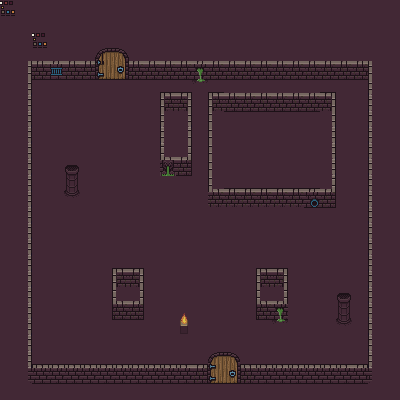

The image is a tile-based game level rendered from a .tmx file. Its description and complete source (layers, tilesets, objects, tile grids) follow:
An orthogonal 25x25 tile map with 16x16 px tiles, 3 tile layers (Floor, Walls, Above), 2 tilesets.

<map version="1.4" tiledversion="1.4.2" orientation="orthogonal" renderorder="right-down" width="25" height="25" tilewidth="16" tileheight="16" infinite="0" nextlayerid="6" nextobjectid="1">
 <editorsettings>
  <export target="map2.json" format="json" />
 </editorsettings>
 <tileset firstgid="1" name="16x16_tileset" tilewidth="16" tileheight="16" tilecount="256" columns="16">
  <image source="../spritesheets/16x16_tileset.png" width="256" height="256" />
 </tileset>
 <tileset firstgid="257" name="16x16_walls" tilewidth="16" tileheight="16" tilecount="256" columns="16">
  <image source="../spritesheets/16x16_walls.png" width="256" height="256" />
 </tileset>
 <layer id="1" name="Floor" width="25" height="25">
  <data encoding="csv">
371,371,371,371,371,371,371,371,371,371,371,371,371,371,371,371,371,371,371,371,371,371,371,371,371,
371,371,371,371,371,371,371,371,371,371,371,371,371,371,371,371,371,371,371,371,371,371,371,371,371,
371,371,371,371,371,371,371,371,371,371,371,371,371,371,371,371,371,371,371,371,371,371,371,371,371,
371,371,371,371,371,371,371,371,371,371,371,371,371,371,371,371,371,371,371,371,371,371,371,371,371,
371,371,371,8,8,371,371,371,371,371,371,371,371,371,371,371,371,371,371,371,371,371,371,371,371,
371,371,371,371,371,371,371,371,371,371,371,371,36,371,371,371,371,371,371,371,371,371,371,371,371,
371,371,371,371,371,371,371,371,371,371,371,371,371,371,371,371,371,371,371,371,371,371,371,371,371,
371,371,371,371,371,371,371,371,371,371,371,371,371,371,371,371,371,371,371,371,371,371,371,371,371,
371,371,371,371,371,371,371,371,371,371,371,371,371,371,371,371,371,371,371,371,371,371,371,371,371,
371,371,371,371,371,371,371,371,371,371,371,371,371,371,371,371,371,371,371,371,371,371,371,371,371,
371,371,371,371,371,371,371,371,371,371,371,371,371,371,371,371,371,371,371,371,371,371,371,371,371,
371,371,371,371,371,371,371,371,371,371,371,371,371,371,371,371,371,371,371,371,371,371,371,371,371,
371,371,371,371,371,371,371,371,371,371,371,371,371,371,371,371,371,371,371,371,371,371,371,371,371,
371,371,371,371,371,371,371,371,371,371,371,371,371,371,371,371,371,371,371,371,371,371,371,371,371,
371,371,371,371,371,371,371,371,371,371,371,371,371,371,371,371,371,371,371,371,371,371,371,371,371,
371,371,371,371,371,371,371,371,371,371,371,371,371,371,371,371,371,371,371,371,371,371,371,371,371,
371,371,371,371,371,371,371,371,371,371,371,371,371,371,371,371,371,371,371,371,371,371,371,371,371,
371,371,371,371,371,371,371,371,371,371,371,371,371,371,371,371,371,371,371,371,371,371,371,371,371,
371,371,371,371,371,371,371,371,371,371,371,371,371,371,371,371,371,371,371,371,371,371,371,371,371,
371,371,371,371,371,371,371,371,371,371,371,371,371,371,371,371,371,371,371,371,371,371,371,371,371,
371,371,371,371,371,371,371,371,371,371,371,371,371,371,371,371,371,36,371,371,371,371,371,371,371,
371,371,371,371,371,371,371,371,371,371,371,371,371,371,371,371,371,371,371,371,371,371,371,371,371,
371,371,371,371,371,371,371,371,371,371,371,371,371,371,371,371,371,371,371,371,371,371,371,371,371,
371,371,371,371,371,371,371,371,371,371,371,371,371,371,371,371,371,371,371,371,371,371,371,371,371,
371,371,371,371,371,371,371,371,371,371,371,371,371,371,371,371,371,371,371,371,371,371,371,371,371
</data>
 </layer>
 <layer id="4" name="Walls" width="25" height="25">
  <data encoding="csv">
0,0,0,0,0,0,0,0,0,0,0,0,0,0,0,0,0,0,0,0,0,0,0,0,0,
0,0,0,0,0,0,0,0,0,0,0,0,0,0,0,0,0,0,0,0,0,0,0,0,0,
0,0,0,0,0,0,0,0,0,0,0,0,0,0,0,0,0,0,0,0,0,0,0,0,0,
0,257,258,258,258,279,280,281,282,258,258,258,258,258,258,258,258,258,258,258,258,258,258,259,0,
0,273,274,8,274,295,296,297,298,274,274,274,20,274,274,274,274,274,274,274,274,274,274,275,0,
0,289,0,0,0,0,0,0,0,0,0,0,0,0,0,0,0,0,0,0,0,0,0,291,0,
0,289,0,0,0,0,0,0,0,0,276,277,0,276,274,274,274,274,274,274,277,0,0,291,0,
0,289,0,0,0,0,0,0,0,0,291,289,0,275,0,0,0,0,0,0,289,0,0,291,0,
0,289,0,0,0,0,0,0,0,0,291,273,0,275,0,0,0,0,0,0,289,0,0,291,0,
0,289,0,0,0,0,0,0,0,0,292,293,0,275,0,0,0,0,0,0,289,0,0,291,0,
0,289,0,0,190,0,0,0,0,0,66,309,0,275,0,0,0,0,0,0,289,0,0,291,0,
0,289,0,0,206,0,0,0,0,0,0,0,0,292,290,290,290,290,290,290,293,0,0,291,0,
0,289,0,0,222,0,0,0,0,0,0,0,0,306,306,306,306,306,306,4,309,0,0,291,0,
0,289,0,0,0,0,0,0,0,0,0,0,0,0,0,0,0,0,0,0,0,0,0,291,0,
0,289,0,0,0,0,0,0,0,0,0,0,0,0,0,0,0,0,0,0,0,0,0,291,0,
0,289,0,0,0,0,0,0,0,0,0,0,0,0,0,0,0,0,0,0,0,0,0,291,0,
0,289,0,0,0,0,0,0,0,0,0,0,0,0,0,0,0,0,0,0,0,0,0,291,0,
0,289,0,0,0,0,0,276,277,0,0,0,0,0,0,0,276,277,0,0,0,0,0,291,0,
0,289,0,0,0,0,0,292,293,0,0,0,0,0,0,0,292,293,0,0,0,190,0,291,0,
0,289,0,0,0,0,0,308,309,0,0,0,0,0,0,0,308,20,0,0,0,206,0,291,0,
0,289,0,0,0,0,0,0,0,0,0,170,0,0,0,0,0,0,0,0,0,222,0,291,0,
0,289,0,0,0,0,0,0,0,0,0,0,0,0,0,0,0,0,0,0,0,0,0,291,0,
0,289,0,0,0,0,0,0,0,0,0,0,0,0,0,0,0,0,0,0,0,0,0,291,0,
0,305,18,18,18,18,18,18,18,18,18,18,295,296,297,298,18,18,18,18,18,18,18,307,0,
0,0,0,0,0,0,0,0,0,0,0,0,0,0,0,0,0,0,0,0,0,0,0,0,0
</data>
 </layer>
 <layer id="3" name="Above" width="25" height="25">
  <data encoding="csv">
136,0,0,0,0,0,0,0,0,0,0,0,0,0,0,0,0,0,0,0,0,0,0,0,0,
0,0,0,0,0,0,0,0,0,0,0,0,0,0,0,0,0,0,0,0,0,0,0,0,0,
0,0,136,0,0,0,0,0,0,0,0,0,0,0,0,0,0,0,0,0,0,0,0,0,0,
0,0,0,0,0,0,284,285,0,0,0,0,0,0,0,0,0,0,0,0,0,0,0,0,0,
0,0,0,0,0,0,0,0,0,0,0,0,0,0,0,0,0,0,0,0,0,0,0,0,0,
0,0,0,0,0,0,0,0,0,0,260,261,0,260,258,258,258,258,258,258,261,0,0,0,0,
0,0,0,0,0,0,0,0,0,0,0,0,0,276,274,274,274,274,274,274,277,0,0,0,0,
0,0,0,0,0,0,0,0,0,0,0,0,0,275,0,0,0,0,0,0,0,0,0,0,0,
0,0,0,0,0,0,0,0,0,0,0,0,0,275,0,0,0,0,0,0,0,0,0,0,0,
0,0,0,0,0,0,0,0,0,0,0,0,0,275,0,0,0,0,0,0,0,0,0,0,0,
0,0,0,0,0,0,0,0,0,0,0,0,0,275,0,0,0,0,0,0,0,0,0,0,0,
0,0,0,0,0,0,0,0,0,0,0,0,0,275,0,0,0,0,0,0,0,0,0,0,0,
0,0,0,0,0,0,0,0,0,0,0,0,0,0,0,0,0,0,0,0,0,0,0,0,0,
0,0,0,0,0,0,0,0,0,0,0,0,0,0,0,0,0,0,0,0,0,0,0,0,0,
0,0,0,0,0,0,0,0,0,0,0,0,0,0,0,0,0,0,0,0,0,0,0,0,0,
0,0,0,0,0,0,0,0,0,0,0,0,0,0,0,0,0,0,0,0,0,0,0,0,0,
0,0,0,0,0,0,0,260,261,0,0,0,0,0,0,0,260,261,0,0,0,0,0,0,0,
0,0,0,0,0,0,0,0,0,0,0,0,0,0,0,0,0,0,0,0,0,0,0,0,0,
0,0,0,0,0,0,0,0,0,0,0,0,0,0,0,0,0,0,0,0,0,0,0,0,0,
0,0,0,0,0,0,0,0,0,0,0,156,0,0,0,0,0,0,0,0,0,0,0,0,0,
0,0,0,0,0,0,0,0,0,0,0,0,0,0,0,0,0,0,0,0,0,0,0,0,0,
0,0,0,0,0,0,0,0,0,0,0,0,0,0,0,0,0,0,0,0,0,0,0,0,0,
0,0,260,260,260,260,260,260,260,260,260,260,261,280,281,260,260,260,260,260,260,260,261,0,0,
0,0,0,0,0,0,0,0,0,0,0,0,0,0,0,0,0,0,0,0,0,0,0,0,0,
0,0,0,0,0,0,0,0,0,0,0,0,0,0,0,0,0,0,0,0,0,0,0,0,0
</data>
 </layer>
</map>
